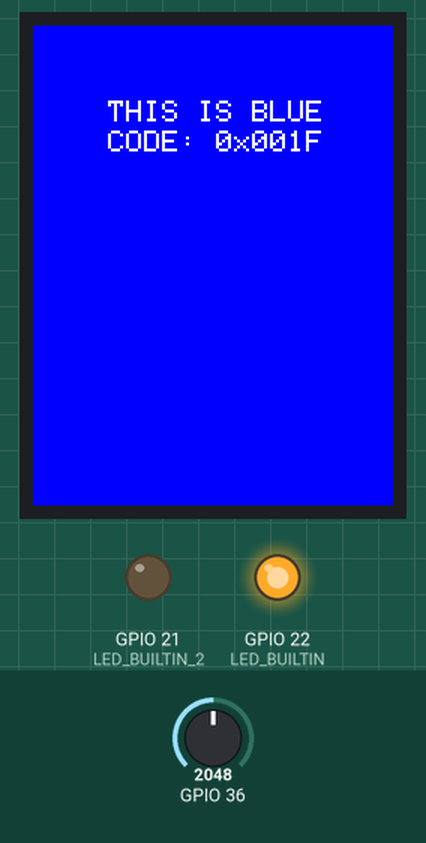
This sketch was run on a simulated ESP32. Shown: 240×320 colour display, output pins drawn as LEDs (lit = HIGH). The inputs (shaded band) are chosen by the test bench; at power-on: GPIO 36 = 2048. What the sketch prints to the serial monitor is not drawn.

Above: at 0.3 s.

The sketch:

tugasIndividuSBM.ino
```cpp
#include <SPI.h>
#include <Adafruit_GFX.h>
#include <Adafruit_ILI9341.h>

#define TFT_DC 2
#define TFT_CS 15
#define TFT_RST 4
#define TFT_MISO 19
#define TFT_MOSI 23
#define TFT_CLK 18

#define ILI9341_RED 0xF800
#define ILI9341_BLUE 0x001F
// #define ILI9341_PURPLE 0x801F

Adafruit_ILI9341 tft = Adafruit_ILI9341(TFT_CS, TFT_DC, TFT_MOSI, TFT_CLK, TFT_RST, TFT_MISO);

#define LED_BUILTIN 22 // Specify the pin for your LED
#define LED_BUILTIN_2 21 // Specify the pin for your LED  `

void setup() {
  Serial.begin(115200);

  SPI.begin();
  tft.begin();

  uint32_t blink_delay = 4500;
  xTaskCreate(
    TaskBlink, "Task Blink",
    2048,
    (void *)&blink_delay,
    2,
    NULL
  );

  xTaskCreatePinnedToCore(
    TaskAnalogRead, "Analog Read",
    2048,
    NULL,
    1,
    NULL,
    ARDUINO_RUNNING_CORE
  );
}

void loop() {
  // Empty loop since we're using FreeRTOS tasks
}

void TaskBlink(void *pvParameters) {
  uint32_t blink_delay = *((uint32_t *)pvParameters);

  pinMode(LED_BUILTIN, OUTPUT);
  pinMode(LED_BUILTIN_2, OUTPUT);

  for(;;) {
    digitalWrite(LED_BUILTIN, HIGH);
    delay(blink_delay);

    digitalWrite(LED_BUILTIN, LOW);
    delay(blink_delay);

    digitalWrite(LED_BUILTIN_2, HIGH);
    delay(blink_delay);

    digitalWrite(LED_BUILTIN_2, LOW);
    delay(blink_delay);
  }
}

void TaskAnalogRead(void *pvParameters) {
  (void)pvParameters;

  for (;;) {
    int sensorValue = analogRead(A0);
    Serial.println(sensorValue);
    delay(50);

    // If the LED is on, display red color on the ILI9341 display
    if (digitalRead(LED_BUILTIN) == HIGH) {
      tft.fillScreen(ILI9341_BLUE);
      tft.setCursor(50, 50);
      tft.setTextColor(ILI9341_WHITE);
      tft.setTextSize(2);
      tft.println("THIS IS BLUE");
      tft.setCursor(50, 70);
      tft.println("CODE: 0x001F");
    }

    else if (digitalRead(LED_BUILTIN_2) == HIGH) {
      tft.fillScreen(ILI9341_RED);
      tft.setCursor(50, 50);
      tft.setTextColor(ILI9341_WHITE);
      tft.setTextSize(2);
      tft.println("THIS IS RED");
      tft.setCursor(50, 70);
      tft.println("CODE: 0xF800");

    }
  }
}
```
